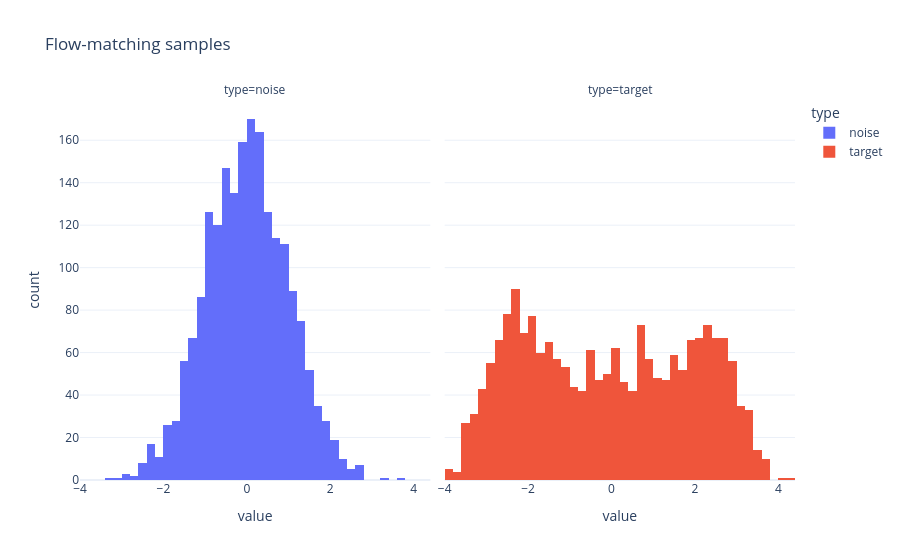

This figure's notebook cell:
### Markdown cell above
## Sampling
To sample from the learned target distribution, we define a noise schedule and update the noisy sample iteratively using the Euler method.
Here, the update is given by:
$$
    x_{t + \Delta t} = x_t + v_\theta(x_t, t) \cdot \Delta t
$$

### Code cell
tensor_to_numpy = lambda x: x.detach().flatten().numpy()

@torch.no_grad
def sample(batch_size: int, n_steps: int) -> torch.Tensor:
    noise_schedule = torch.linspace(0, 1, n_steps)
    delta_t = 1 / n_steps

    x_0 = sample_noise(batch_size)
    x_t = deepcopy(x_0)

    for idx, t in tqdm(enumerate(noise_schedule)):
        if idx == n_steps -1:  # skip the last step
            continue
        t = t.broadcast_to(x_t.shape)
        predicted_velocity = model(torch.cat((t, x_t), dim=1))
        x_t += predicted_velocity * delta_t

    return x_0, x_t


x_0, x_t = sample(batch_size=2000, n_steps=50)

x_0, x_t = tuple(map(tensor_to_numpy, (x_0, x_t)))
noise = pd.DataFrame(x_0)
targets = pd.DataFrame(x_t)

targets["type"] = "target"
noise["type"] = "noise"
df = pd.concat((noise, targets), axis=0)
df.rename(columns={0: "value"}, inplace=True)

px.histogram(
    df,
    x="value",
    color="type",
    facet_col="type",
    title="Flow-matching samples",
    template="plotly_white",
)

### Figure 1 — Plotly figure (JSON) as saved in the notebook; plotly's stock layout.template omitted (floating-point values rounded to 4 significant figures; data arrays with more than 128 entries replaced by an {"elided": "..."} marker saying what was removed)
{"data": [{"bingroup": "x", "hovertemplate": "type=noise<br>value=%{x}<br>count=%{y}<extra></extra>", "legendgroup": "noise", "marker": {"color": "#636efa", "pattern": {"shape": ""}}, "name": "noise", "orientation": "v", "showlegend": true, "type": "histogram", "x": {"elided": "2000 float values"}, "xaxis": "x", "yaxis": "y"}, {"bingroup": "x", "hovertemplate": "type=target<br>value=%{x}<br>count=%{y}<extra></extra>", "legendgroup": "target", "marker": {"color": "#EF553B", "pattern": {"shape": ""}}, "name": "target", "orientation": "v", "showlegend": true, "type": "histogram", "x": {"elided": "2000 float values"}, "xaxis": "x2", "yaxis": "y2"}], "layout": {"annotations": [{"font": {}, "showarrow": false, "text": "type=noise", "x": 0.245, "xanchor": "center", "xref": "paper", "y": 1, "yanchor": "bottom", "yref": "paper"}, {"font": {}, "showarrow": false, "text": "type=target", "x": 0.755, "xanchor": "center", "xref": "paper", "y": 1, "yanchor": "bottom", "yref": "paper"}], "barmode": "relative", "legend": {"title": {"text": "type"}, "tracegroupgap": 0}, "title": {"text": "Flow-matching samples"}, "xaxis": {"anchor": "y", "domain": [0, 0.49], "title": {"text": "value"}}, "xaxis2": {"anchor": "y2", "domain": [0.51, 1], "matches": "x", "title": {"text": "value"}}, "yaxis": {"anchor": "x", "domain": [0, 1], "title": {"text": "count"}}, "yaxis2": {"anchor": "x2", "domain": [0, 1], "matches": "y", "showticklabels": false}}}
